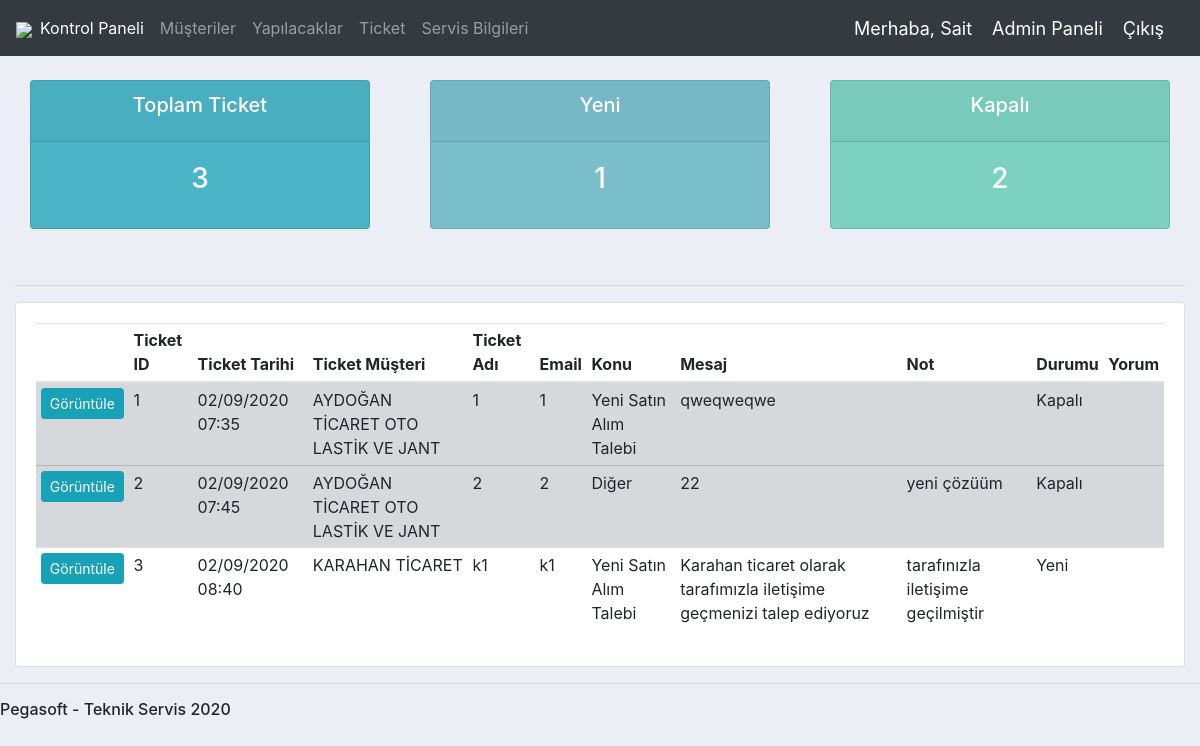
/all-ticket/ (signed in), run on the app's committed database.
### accounts/models.py (models this page shows, shortened)
class Ticket(models.Model):
	STATUS = (
		('Yeni','Yeni'),
		('Kapalı','Kapalı'),
		)
	SUBJECTS =(
		('Teknik Destek Talebi','Teknik Destek Talebi'),
		('Lisans Talebi','Lisans Talebi'),
		('Ürün Güncelleştirme','Ürün Güncelleştirme'),
		('Yeni Satın Alım Talebi','Yeni Satın Alım Talebi'),
		('Memnuniyetsizlik','Memnuniyetsizlik'),
		('Tavsiye','Tavsiye'),
		('Diğer','Diğer'),
		)
	RATES =(
		('Çok Kötü','Çok Kötü'),
		('Kötü','Kötü'),
		('Orta','Orta'),
		('İyi','İyi'),
		('Çok İyi','Çok İyi'),
		('Mükemmel','Mükemmel'),
		)
	userName = models.ForeignKey(User, null=True, on_delete= models.CASCADE)
	customer = models.CharField(max_length=100, null=True)
	name = models.CharField(blank=True, max_length=50)
	email = models.CharField(blank=True, max_length=50)
	subject = models.CharField(max_length=50,choices=SUBJECTS)
	message = models.CharField(blank=True, max_length=255)
	status = models.CharField(max_length=10,choices=STATUS,default='Yeni')
	ip = models.CharField(blank=True, max_length=20)
	note = models.CharField(blank=True, max_length=100)
	createAt = models.DateTimeField(auto_now_add=True)
	updateAt = models.DateTimeField(auto_now=True)
	rate = models.CharField(blank=True,max_length=20,choices=RATES)
	class Meta:
		get_latest_by = 'id'

### accounts/decorators.py (the view)
		def WrapperFunc(request,*args,**kwargs):
			group = None
			if request.user.groups.exists():
				group = request.user.groups.all()[0].name
			if group in allowed_roles:
				return view_func(request,*args,**kwargs)
			else:
				return HttpResponse('Bu sayfayı görüntülemeye yetkiniz bulunmamaktadır.')

### accounts/views.py (called while the page is built)
@login_required(login_url='login')
@AllowedUsers(allowed_roles=['admin','personal'])
def allTicket(request):
	tickets = Ticket.objects.all()
	ticketsCount = tickets.count()
	newTickets = tickets.filter(status='Yeni').count()
	closedTickets = tickets.filter(status='Kapalı').count()
	auth = request.user.groups.all()[0].name
	context = {'tickets':tickets,'ticketsCount':ticketsCount,'newTickets':newTickets,'closedTickets':closedTickets,'auth':auth}
	return render(request, 'accounts/tickets_list.html', context)

### accounts/templates/accounts/tickets_list.html (shortened to what this page needs)
{%  extends 'accounts/main.html' %}
{% load static %}
{% block content %}
{%  include 'accounts/user_status.html' %}
<br>
<hr>
<div class="row">
	<div class="col-md">
		<div class="card card-body">
			<table data-order='[[ 9, "desc" ],[ 1, "desc" ]]' id="table_id" class="table table-sm">
				<thead>
					<tr>
						<th></th>
						<th>Ticket ID</th>
						<th>Ticket Tarihi</th>
						<th>Ticket Müşteri</th>
						<th>Ticket Adı</th>
						<th>Email</th>
						<th>Konu</th>
						<th>Mesaj</th>
						<th>Not</th>
						<th>Durumu</th>
						<th>Yorum</th>
					</tr>
				</thead>
				<tbody>
					{% for ticket in tickets %}
						{% if ticket.status == 'Kapalı' %}
							<tr class="table-secondary">
								<td><a class="btn btn-sm btn-info" href="{% url 'ticket' ticket.id %}">Görüntüle</a></td>
								<td>{{ticket.id}}</td>
								<td>{{ticket.createAt}}</td>
								<td>{{ticket.customer}}</td>
								<td>{{ticket.name}}</td>
								<td>{{ticket.email}}</td>
								<td>{{ticket.subject}}</td>
								<td>{{ticket.message}}</td>
								<td>{{ticket.note}}</td>
								<td>{{ticket.status}}</td>
								<td>{{ticket.rate}}</td>
							</tr>
						{% else %}
							<tr>
								<td><a class="btn btn-sm btn-info" href="{% url 'ticket' ticket.id %}">Görüntüle</a></td>
								<td>{{ticket.id}}</td>
								<td>{{ticket.createAt}}</td>
								<td>{{ticket.customer}}</td>
								<td>{{ticket.name}}</td>
								<td>{{ticket.email}}</td>
								<td>{{ticket.subject}}</td>
								<td>{{ticket.message}}</td>
								<td>{{ticket.note}}</td>
								<td>{{ticket.status}}</td>
								<td></td>
							</tr>
						{% endif %}
					{% endfor %}
				</tbody>
			</table>
		</div>
	</div>
</div>
{% endblock %}
{% block js %}
     <link rel="stylesheet" type="text/css" href="https://cdn.datatables.net/v/dt/jszip-2.5.0/dt-1.10.21/af-2.3.5/b-1.6.2/b-colvis-1.6.2/b-html5-1.6.2/b-print-1.6.2/cr-1.5.2/fc-3.3.1/kt-2.5.2/r-2.2.5/rg-1.1.2/rr-1.2.7/sl-1.3.1/datatables.min.css"/>
{% endblock %}

### accounts/templates/accounts/navbar.html (shortened to what this page needs)
{% load static %}
<nav class="navbar navbar-expand-lg navbar-dark bg-dark">
  <a href="/"><img src="{% static 'images/logo.png' %}"></a>
  <div class="collapse navbar-collapse" id="navbarNav">
    <ul class="navbar-nav">
      {% if request.user.is_staff %}
        <li class="nav-item active">
          <a class="nav-link" href="{% url 'home' %}">Kontrol Paneli</a>
        </li>
        <li class="nav-item">
          <a class="nav-link" href="{% url 'customers' %}">Müşteriler</a>
        </li>
        <li class="nav-item">
          <a class="nav-link" href="{% url 'todo' %}">Yapılacaklar</a>
        </li>
        <li class="nav-item">
          <a class="nav-link" href="{% url 'all-ticket' %}">Ticket</a>
        </li>
        <li class="nav-item">
          <a class="nav-link" href="{% url 'services' %}">Servis Bilgileri</a>
        </li>
      {% endif %}
    </ul>
  </div>
  {% if auth == 'personal' or auth == 'admin' %}
    <span class="hello-msg">Merhaba, {{request.user.get_short_name}}</span>
    <span ><a  class="hello-msg" href="/admin">Admin Paneli</a></span>
    <span ><a  class="hello-msg" href="{% url 'logout' %}">Çıkış</a></span>
  {% else %}
    <span class="hello-msg">Merhaba, {{request.user.get_full_name}}</span>
    <span ><a  class="hello-msg" href="{% url 'logout' %}">Çıkış</a></span>
  {% endif %}
</nav>

### crm/static/css/main.css (style rules this page uses)
body { background-color: #ebeff5; }

### accounts/templates/accounts/navbar.html (style rules this page uses)
.hello-msg { font-size: 18px; color: #fff; margin-right: 20px; }

### data on the page
Ticket: id "1", createAt "02/09/2020 07:35", customer "AYDOĞAN TİCARET OTO LASTİK VE JANT", name "1", email "1", subject "Yeni Satın Alım Talebi", message "qweqweqwe", status "Kapalı"
Ticket: id "2", createAt "02/09/2020 07:45", customer "AYDOĞAN TİCARET OTO LASTİK VE JANT", name "2", email "2", subject "Diğer", message "22", note "yeni çözüüm", status "Kapalı"
Ticket: id "3", createAt "02/09/2020 08:40", customer "KARAHAN TİCARET", name "k1", email "k1", subject "Yeni Satın Alım Talebi", message "Karahan ticaret olarak tarafımızla iletişime geçmenizi talep ediyoruz", note "tarafınızla iletişime geçilmiştir", status "Yeni"

### other printed values
{{ request.user.get_short_name }} "Sait"
{{ ticketsCount }} "3"
{{ newTickets }} "1"
{{ closedTickets }} "2"
